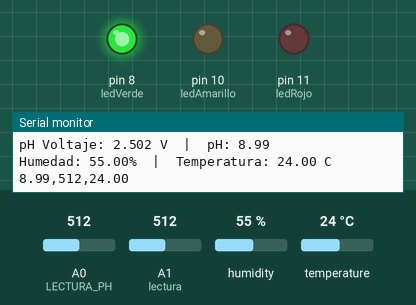
This sketch was run on a simulated Arduino Uno, built with avr-gcc and run on an emulated ATmega328P. Parts: output pins drawn as LEDs (lit = HIGH), the last lines printed to the serial monitor. The test bench sets the inputs (shaded band); at power-on: A1 (lectura) = 512, A0 (LECTURA_PH) = 512, humidity 55 %, temperature 24 °C. Pins used as bus, display or sensor lines are not drawn.

Above: at 3.2 s.
3.3 s: A1 (lectura) set to 138
5.6 s: A1 (lectura) set to 121
At 7.2 s:
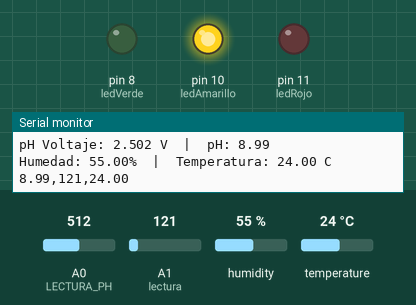
8.2 s: A1 (lectura) set to 53
10.3 s: A1 (lectura) set to 42
At 11.3 s:
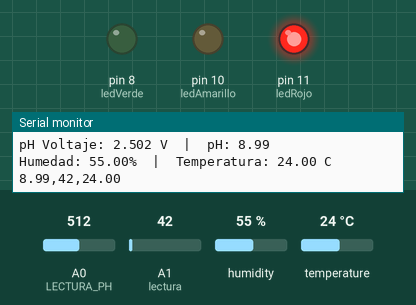
11.8 s: A1 (lectura) set to 140
At 13.8 s:
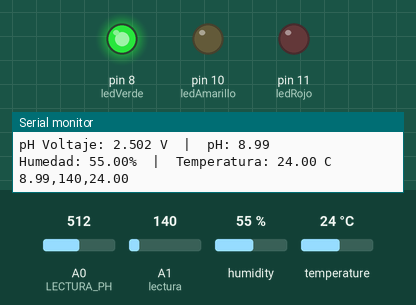
14.1 s: A1 (lectura) set to 120
At 15.5 s:
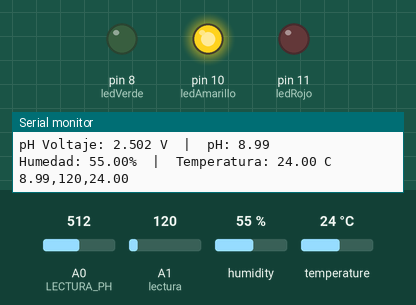
Timing chart, 0 to 17.1 s (numbered marks = the images above; inputs shaded):
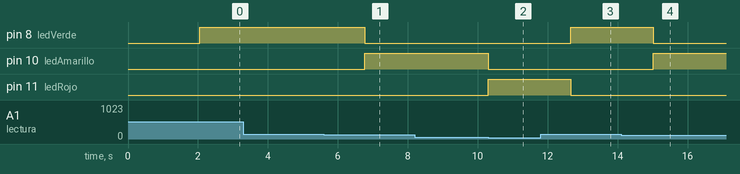

The sketch:

AIO_corregido.ino
```cpp
#include <DHT.h> // Librería para el sensor DHT

// --- Sensor de Temperatura y Humedad ---
#define DHTTYPE DHT11
#define DHTPIN 9       // Pin digital para el DHT11 en Arduino Uno
DHT dht(DHTPIN, DHTTYPE);

// --- Sensor de Nivel de Agua ---
#define alimentacionSensor 12
#define lectura A1     // Pin analógico para el sensor de nivel

int nivelLiquido = 0;
int limiteInferior = 47;
int limiteSuperior = 130;

byte ledRojo     = 11;
byte ledAmarillo = 10;
byte ledVerde    = 8;

// --- Sensor de pH ---
#define LECTURA_PH A0
int buffer_arr[10];
long avgval;
float calibration_value = 21.25; // Ajustar según tu calibración en pH7

void setup() {
  Serial.begin(9600);
  Serial.println("Inicializando sistemas...");

  // Configuración DHT11
  dht.begin();

  // Configuración sensor de nivel
  pinMode(alimentacionSensor, OUTPUT);
  digitalWrite(alimentacionSensor, LOW);
  pinMode(ledRojo, OUTPUT);
  pinMode(ledAmarillo, OUTPUT);
  pinMode(ledVerde, OUTPUT);

  Serial.println("Bienvenido a Medidor pH");
  delay(2000);
}

void loop() {
  // --- Nivel de agua ---
  int nivel = leerSensorNivel();
  if (nivel <= limiteInferior) {
    digitalWrite(ledRojo, HIGH);
    digitalWrite(ledAmarillo, LOW);
    digitalWrite(ledVerde, LOW);
  } else if (nivel > limiteInferior && nivel <= limiteSuperior) {
    digitalWrite(ledRojo, LOW);
    digitalWrite(ledAmarillo, HIGH);
    digitalWrite(ledVerde, LOW);
  } else {
    digitalWrite(ledRojo, LOW);
    digitalWrite(ledAmarillo, LOW);
    digitalWrite(ledVerde, HIGH);
  }

  Serial.print("Valor Nivel: "); Serial.println(nivel);

  // --- Sensor de pH ---
  for (int i = 0; i < 10; i++) {
    buffer_arr[i] = analogRead(LECTURA_PH);
    delay(10);
  }
  avgval = 0;
  for (int i = 0; i < 10; i++) avgval += buffer_arr[i];
  avgval /= 10;

  float volt = avgval * 5.0 / 1023;
  float ph_act = 2+(-5.70 * volt + calibration_value);

  Serial.print("pH Voltaje: "); Serial.print(volt, 3);
  Serial.print(" V  |  pH: "); Serial.println(ph_act, 2);

  // --- Sensor DHT11 ---
  float humidity = dht.readHumidity();
  float temperature = dht.readTemperature();

  if (isnan(humidity) || isnan(temperature)) {
    Serial.println("ERROR EN EL SENSOR DHT11");
  } else {
    Serial.print("Humedad: "); Serial.print(humidity);
    Serial.print("%  |  Temperatura: "); Serial.print(temperature);
    Serial.println(" C");
  }

  // --- Envío a Flask ---
  Serial.print(ph_act, 2);   // pH
  Serial.print(",");
  Serial.print(nivel);       // Nivel
  Serial.print(",");
  Serial.println(temperature); // Temperatura

  delay(1000);
}

// --- Función para leer sensor de nivel ---
int leerSensorNivel() {
  digitalWrite(alimentacionSensor, HIGH);
  delay(50);
  nivelLiquido = analogRead(lectura);
  digitalWrite(alimentacionSensor, LOW);
  return nivelLiquido;
}
```

Measured:
- the behaviour switches between 131 and 130 on A1 (lectura) (found by bisection; images 0 and 1)
- the behaviour switches between 48 and 47 on A1 (lectura) (found by bisection; images 1 and 2)
- after the input at 5.6 s, pin 8 (ledVerde): HIGH → LOW after 1.2 s; pin 10 (ledAmarillo): LOW → HIGH after 1.2 s
- after the input at 10.3 s, pin 10 (ledAmarillo): HIGH → LOW at once; pin 11 (ledRojo): LOW → HIGH at once
- after the input at 11.8 s, pin 8 (ledVerde): LOW → HIGH after 0.87 s; pin 11 (ledRojo): HIGH → LOW after 0.87 s
- after the input at 14.1 s, pin 8 (ledVerde): HIGH → LOW after 0.92 s; pin 10 (ledAmarillo): LOW → HIGH after 0.92 s
